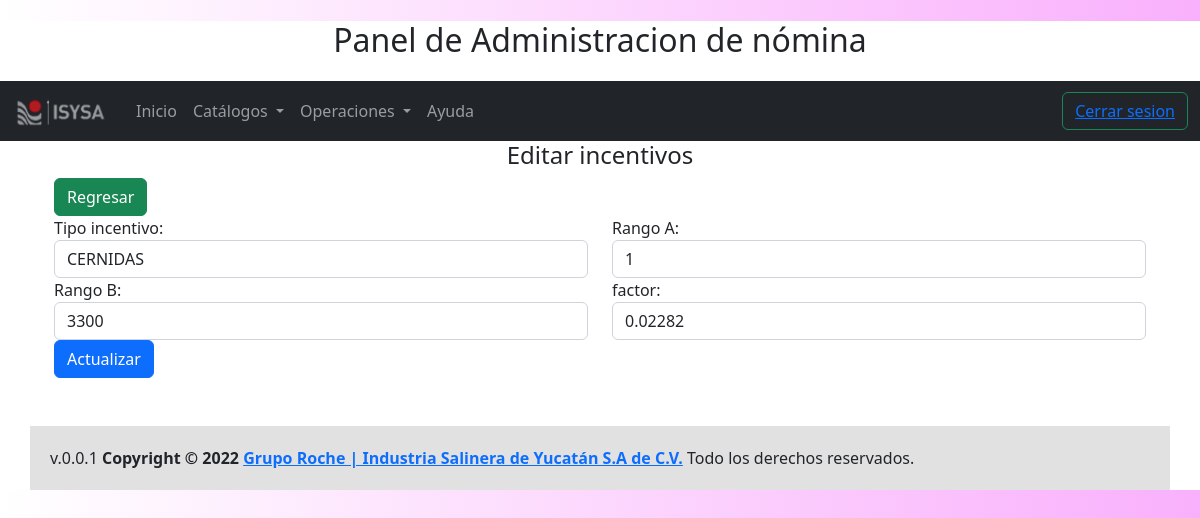
/admin-incentivo-E_a/actualizar?id=1 (signed in), run on the app's committed database.
### tables this page shows
CREATE TABLE IF NOT EXISTS `e_a` (
  `id` int(11) NOT NULL AUTO_INCREMENT,
  `produc25_incen_id` int(1) NOT NULL,
  `rangoA` int(11) DEFAULT NULL,
  `rangoB` int(11) DEFAULT NULL,
  `factor` decimal(8,5) DEFAULT NULL,
  PRIMARY KEY (`id`),
  KEY `produc25_incen_id_idx` (`produc25_incen_id`)
);

CREATE TABLE IF NOT EXISTS `produc_incen` (
  `id` int(1) NOT NULL AUTO_INCREMENT,
  `nombreP` char(10) NOT NULL,
  PRIMARY KEY (`id`)
);

### views/admin/incentivo/E_a/formulario.php (the view, shortened to what the rows shown need)
<div class="row">
    <div class="form-group col">
        <label  for="produc25_incen_id">Tipo incentivo:</label>
        <select name="produc25_incen_id" id="produc25_incen_id" class="form-control">
            <?php foreach($produc_incen as $produc_incen) { ?>
                <option <?php echo $E_a->produc25_incen_id === $produc_incen->id ? 'selected' : '' ?> value="<?php echo s($produc_incen->id); ?>"><?php echo s($produc_incen->nombreP) ; ?>
            <?php  } ?>
        </select>
    </div>
    <div class="form-group col">
         <label  for="rangoA">Rango A:</label>
         <input type="number" class="form-control" id='rangoA' name="rangoA" placeholder="" value="<?php echo $E_a->rangoA;?>"/>
    </div>
</div>
<div class="row">
    <div class="form-group col">
        <label  for="rangoB">Rango B:</label>
        <input type="number" class="form-control" id='rangoB' name="rangoB" placeholder="" value="<?php echo $E_a->rangoB;?>"/>
    </div>
    <div class="form-group col">
        <label  for="factor">factor:</label>
        <input type="number" step="any" class="form-control" id='factor' name="factor" placeholder="" value="<?php echo $E_a->factor;?>"/>
    </div>
</div>

### data on the page
e_a: produc25_incen_id "CERNIDAS", rangoA "1", rangoB "3300", factor "0.02282"
